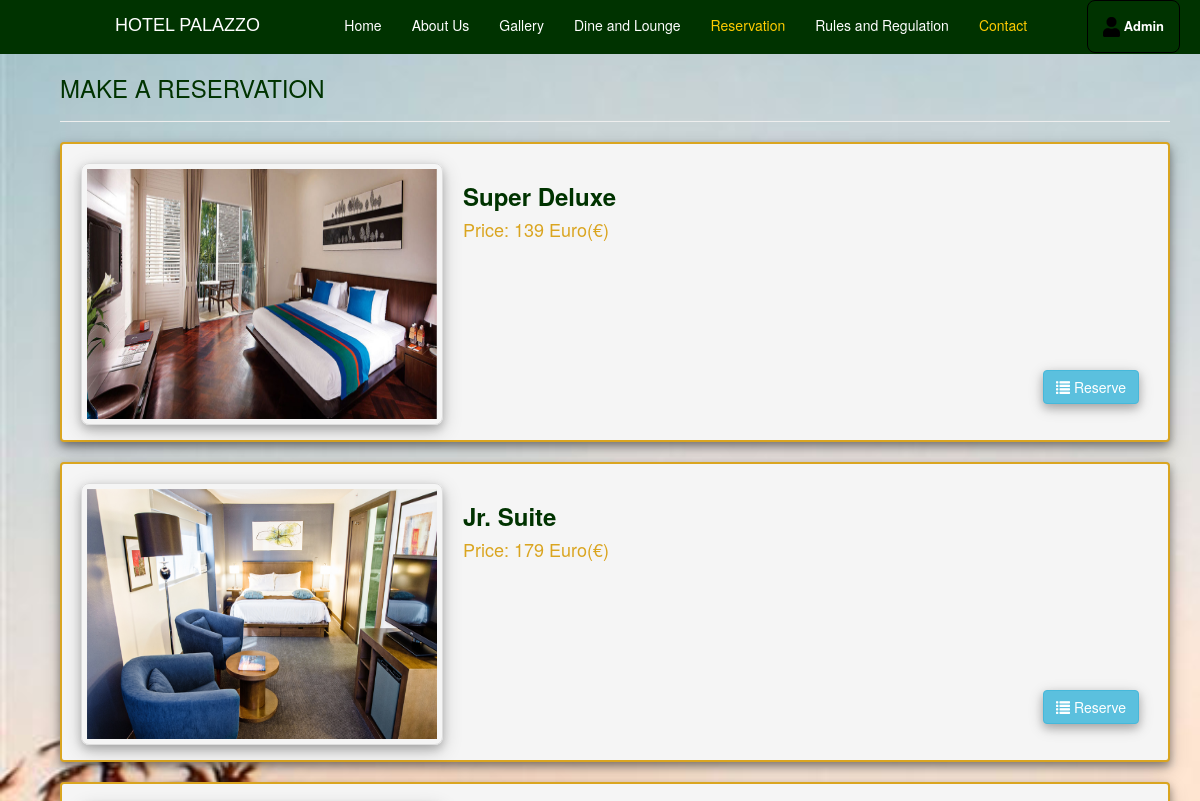
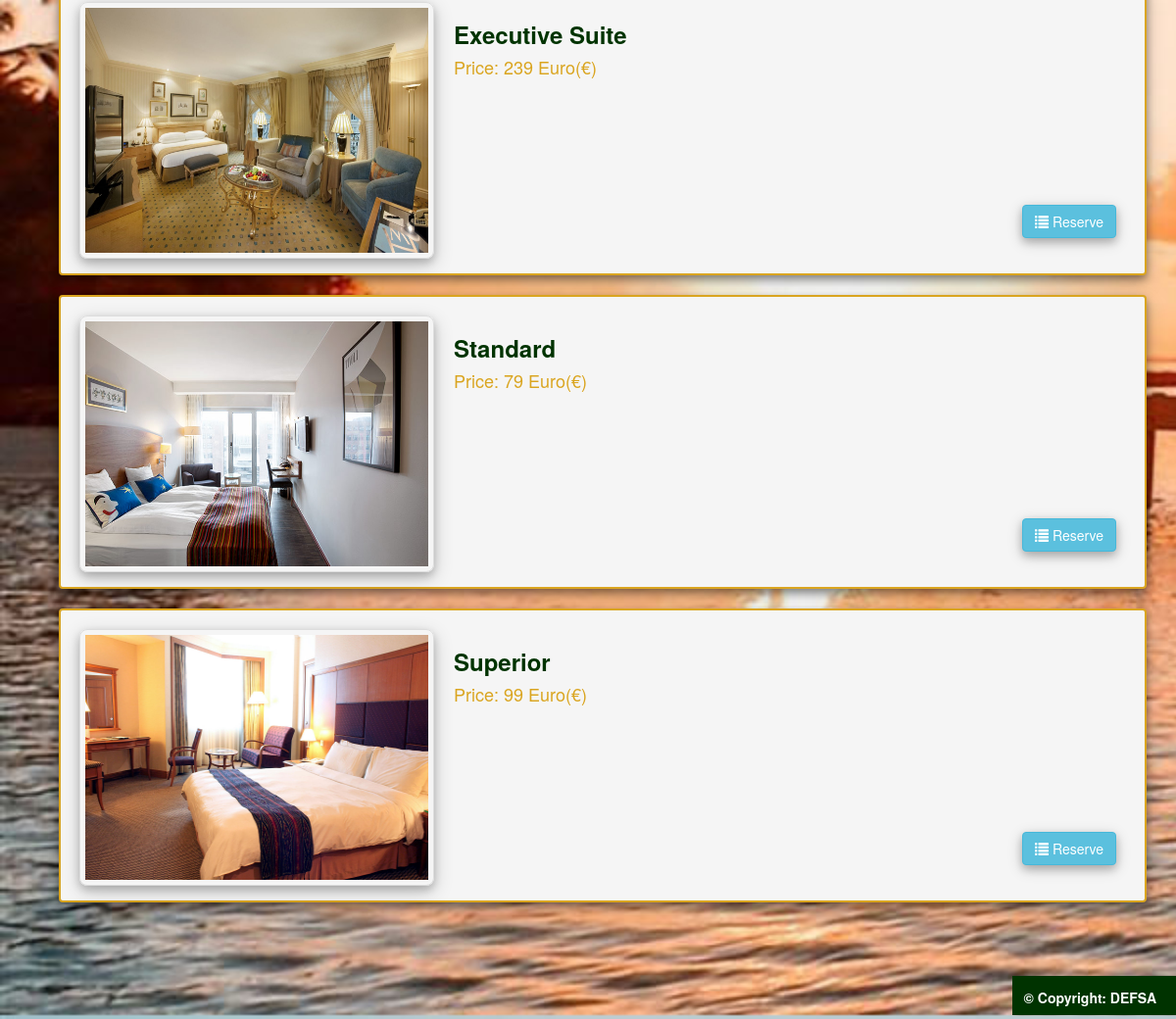
The app's page /reservation.php with its own data (2 pictures, top to bottom).
### tables this page shows
CREATE TABLE `room` (
  `room_id` int(11) NOT NULL,
  `room_type` varchar(50) NOT NULL,
  `price` varchar(11) NOT NULL,
  `photo` varchar(100) NOT NULL
);

### reservation.php (the view, shortened to what this page needs)
<!DOCTYPE html>
<html lang = "en">
	<head>
		<link rel = "stylesheet" type = "text/css" href = "css/bootstrap.css " />
		<link rel = "stylesheet" type = "text/css" href = "css/style.css" />
	</head>
	<body style = "background-image: url('images/bcg.png');
  -webkit-background-size: cover;
  -moz-background-size: cover;
  -o-background-size: cover;
  background-size: cover;
">
<header class="navbar navbar-inverse navbar-fixed-top bs-docs-nav" role="banner">
  <div class="container">
		<div class="navbar-header">
		<a href="index.html" class="navbar-brand">Hotel PALAZZO</a>
		</div>
		<nav class="collapse-navbar" role="navigation">
		<ul class="nav navbar-nav navbar-right">
		<li><a href = "index.html">Home</a></li>
		<li><a href = "aboutus.html">About Us</a></li>
		<li><a href = "gallery.html">Gallery</a></li>
		<li><a href = "dineandlounge2.html">Dine and Lounge</a></li>
		<li class="active"><a href = "reservation.php">Reservation</a></li>
		<li><a href = "rulesandregulation2.html">Rules and Regulation</a></li>
        <li class="active">
          <a href="contactus2.html">Contact</a>
        </li>
			<li style="margin-right: -80px; margin-left: 45px;border:0.5px  solid black;border-radius: 8px; font-size: 13px; font-weight: 600;"> <a href="admin/index.php"><img src="images/user-solid.png" />  Admin</a></li>
      </ul>
		</nav>
		</div>
</header>
	<div style = "margin-left:30px;" class = "container">
			<div class = "panel-body">
				<strong><h3 style = "color:#003300;">MAKE A RESERVATION</h3></strong>
				<hr style= "">
				<?php
					require_once 'admin/connect.php';
					$query = $conn->query("SELECT * FROM `room` ORDER BY `price` ASC") or die(mysql_error());
					while($fetch = $query->fetch_array()){
				?>
					<div class = "well" style = "height:300px; width:100%;border: 2px solid #DAA520;box-shadow: 0 4px 8px 0 rgba(0, 0, 0, 0.4), 0 8px 20px 0 rgba(0, 0, 0, 0.19);">
						<div  style = "float:left;border: 1px solid #ddd; border-radius: 4px; padding: 5px; border-radius: 8px; box-shadow: 0 4px 8px 0 rgba(0, 0, 0, 0.2), 0 6px 20px 0 rgba(0, 0, 0, 0.19);">
							<img src = "photo/<?php echo $fetch['photo']?>" height = "250" width = "350"  />
						</div>
						<div style = "float:left; margin-left:20px;">
							<h3 style = "color:#003300;  font-weight: bold;"><?php echo $fetch['room_type']?></h3>
							<h4 style = "color:#DAA520;"><?php echo "Price: ".$fetch['price']." Euro(€)" ?></h4>
							<br /><br /><br /><br /><br /><br />
							<a style = "margin-left:580px;box-shadow: 0 4px 8px 0 rgba(0, 0, 0, 0.2), 0 4px 15px 0 rgba(0, 0, 0, 0.19);" href = "add_reserve.php?room_id=<?php echo $fetch['room_id']?>" class = "btn btn-info"><i class = "glyphicon glyphicon-list"></i> Reserve</a>
						</div>
					</div>
				<?php
					}
				?>
			</div>
		</div>
	<br />
	<br />
	<footer>
			<div style = "text-align:right; " class = "footer">
		<label style="color:white;  margin: 12px; margin-right: 20px; ">&copy; Copyright: DEFSA </label>
	</div>
	</footer>
</body>
</html>

### css/style.css (style rules this page uses)
body { margin: 0; }
.navbar-brand { font-family: 'Montserrat', sans-serif; text-transform: uppercase; margin-right: 10px; }
nav { width: 100%; height: 50px; }
.navbar-inverse { background-color: #003300; display: flex; margin: 0; padding: 0 100px; float: right; }
.navbar-inverse .navbar-nav>.active>a, .navbar-inverse .navbar-nav>.open>a, .navbar-inverse .navbar-nav>.open>a, .navbar-inverse .navbar-nav>.open>a:hover, .navbar-inverse .navbar-nav>.open>a, .navbar-inverse .navbar-nav>.open>a:hover, .navbar-inverse .navbar-nav>.open>a:focus { background-color: #003300 }
.navbar-inverse { background-image: none; }
.navbar-inverse { border-color: #003300 }
.navbar-inverse .navbar-brand { color: #FFFFFF }
.navbar-inverse .navbar-nav>li>a { color: #FFFFFF }
.navbar-inverse .navbar-nav>.active>a, .navbar-inverse .navbar-nav>.open>a, .navbar-inverse .navbar-nav>.open>a:hover, .navbar-inverse .navbar-nav>.open>a:focus { color: #FFCC00 }
.footer { widows: 100%; height: 40px; background-color: #003300; float: inline-end; }

### records on screen
room: photo (picture), room_type "Super Deluxe", price "139"
room: photo (picture), room_type "Jr. Suite", price "179"
room: photo (picture), room_type "Executive Suite", price "239"
room: photo (picture), room_type "Standard", price "79"
room: photo (picture), room_type "Superior", price "99"
